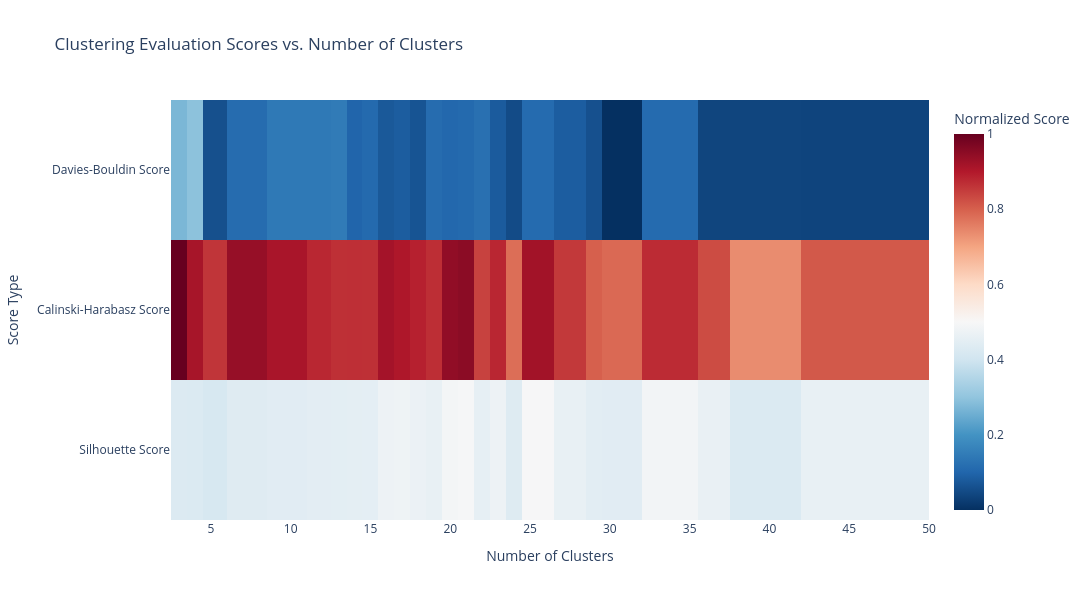

Notebook source saved alongside this figure:
### Code cell
def plot_clustering_scores_heatmap(df_scores):
    """
    Generates a heatmap of clustering evaluation scores (Silhouette, Calinski-Harabasz,
    Davies-Bouldin) against the number of clusters using Plotly.

    Args:
      df_scores: DataFrame containing clustering evaluation results with columns
                 'governo', 'depth_param', 'min_trajs_param', 'num_cluster',
                 'sil_score', 'ch_score', and 'db_score'.
    """
    # Group by number of clusters and calculate the mean of the scores
    df_grouped = df_scores.groupby('num_cluster')[['sil_score', 'ch_score', 'db_score']].mean().reset_index()

    # Melt the DataFrame to have scores as a single column for heatmap
    df_melted = df_grouped.melt(id_vars='num_cluster', var_name='score_type', value_name='score_value')

    # Normalize the scores for consistent coloring
    def normalize_score(row):
        if row['score_type'] == 'sil_score':
            # Silhouette: -1 to +1, higher is better. Normalize to 0-1 range.
            return (row['score_value'] + 1) / 2
        elif row['score_type'] == 'ch_score':
            # Calinski-Harabasz: 0 to +inf, higher is better. Use log scale and normalize.
            # Add a small value to avoid log(0)
            return np.log1p(row['score_value']) / np.log1p(df_melted[df_melted['score_type'] == 'ch_score']['score_value'].max())
        elif row['score_type'] == 'db_score':
            # Davies-Bouldin: 0 to +inf, lower is better. Invert and normalize.
            # Add a small value to avoid division by zero or large inverse values
            max_db = df_melted[df_melted['score_type'] == 'db_score']['score_value'].max()
            return 1 - (np.log1p(row['score_value']) / np.log1p(max_db))
        return row['score_value'] # Should not happen


    df_melted['normalized_score'] = df_melted.apply(normalize_score, axis=1)

    # Pivot back to create the heatmap matrix
    heatmap_data = df_melted.pivot_table(index='score_type', columns='num_cluster', values='normalized_score')

    # Order the score types for the heatmap rows
    score_order = ['sil_score', 'ch_score', 'db_score']
    heatmap_data = heatmap_data.reindex(score_order)

    # Create the heatmap using Plotly
    fig = go.Figure(data=go.Heatmap(
        z=heatmap_data.values,
        x=heatmap_data.columns,
        y=heatmap_data.index,
        colorscale='RdBu_r',  # Red-Blue reversed colorscale
        colorbar=dict(title='Normalized Score'),
        hovertemplate='Score Type: %{y}<br>Number of Clusters: %{x}<br>Normalized Score: %{z:.2f}<extra></extra>'
    ))

    fig.update_layout(
        title='Clustering Evaluation Scores vs. Number of Clusters',
        xaxis_title='Number of Clusters',
        yaxis_title='Score Type',
        yaxis=dict(tickmode='array', tickvals=score_order, ticktext=['Silhouette Score', 'Calinski-Harabasz Score', 'Davies-Bouldin Score']),
        width=1200,
        height=600
    )

    fig.show()
    fig.write_image("images/heatmap_num_clusters_metrics.pdf")


# Load the evaluation data
clustering_scores_pd = pd.read_csv("./preprocessing/governments_clustering_evaluation.csv")

# Filter for a specific government if needed (optional)
# filtered_scores = clustering_scores_pd[clustering_scores_pd['governo'] == 'Bolsonaro_1']

# Plot the heatmap
plot_clustering_scores_heatmap(clustering_scores_pd)

### Figure 1 — Plotly figure (JSON) as saved in the notebook; plotly's stock layout.template omitted (floating-point values rounded to 4 significant figures)
{"data": [{"colorbar": {"title": {"text": "Normalized Score"}}, "colorscale": [[0, "rgb(5,48,97)"], [0.1, "rgb(33,102,172)"], [0.2, "rgb(67,147,195)"], [0.3, "rgb(146,197,222)"], [0.4, "rgb(209,229,240)"], [0.5, "rgb(247,247,247)"], [0.6, "rgb(253,219,199)"], [0.7, "rgb(244,165,130)"], [0.8, "rgb(214,96,77)"], [0.9, "rgb(178,24,43)"], [1, "rgb(103,0,31)"]], "hovertemplate": "Score Type: %{y}<br>Number of Clusters: %{x}<br>Normalized Score: %{z:.2f}<extra></extra>", "type": "heatmap", "x": [3.0, 4.0, 5.0, 7.0, 10.0, 12.0, 13.0, 14.0, 15.0, 16.0, 17.0, 18.0, 19.0, 20.0, 21.0, 22.0, 23.0, 24.0, 25.0, 28.0, 29.0, 30.0, 34.0, 37.0, 38.0, 46.0], "y": ["sil_score", "ch_score", "db_score"], "z": [[0.4291, 0.4274, 0.4159, 0.4356, 0.4409, 0.4462, 0.4472, 0.4487, 0.4507, 0.4729, 0.4765, 0.4685, 0.4592, 0.4886, 0.494, 0.4553, 0.474, 0.4344, 0.497, 0.4607, 0.4453, 0.441, 0.4858, 0.4619, 0.4269, 0.4616], [1.0, 0.9145, 0.86, 0.9369, 0.9123, 0.8793, 0.867, 0.8674, 0.8664, 0.919, 0.9054, 0.8885, 0.8695, 0.9442, 0.9514, 0.8415, 0.8806, 0.7802, 0.9213, 0.8545, 0.8002, 0.7868, 0.8732, 0.8282, 0.7356, 0.8101], [0.2711, 0.2939, 0.05898, 0.1136, 0.1417, 0.1413, 0.1474, 0.09902, 0.11, 0.07511, 0.08311, 0.066, 0.1142, 0.1044, 0.1089, 0.1221, 0.07934, 0.05058, 0.1117, 0.0835, 0.05942, 0.0, 0.1117, 0.03806, 0.03813, 0.03719]]}], "layout": {"height": 600, "title": {"text": "Clustering Evaluation Scores vs. Number of Clusters"}, "width": 1200, "xaxis": {"title": {"text": "Number of Clusters"}}, "yaxis": {"tickmode": "array", "ticktext": ["Silhouette Score", "Calinski-Harabasz Score", "Davies-Bouldin Score"], "tickvals": ["sil_score", "ch_score", "db_score"], "title": {"text": "Score Type"}}}}
